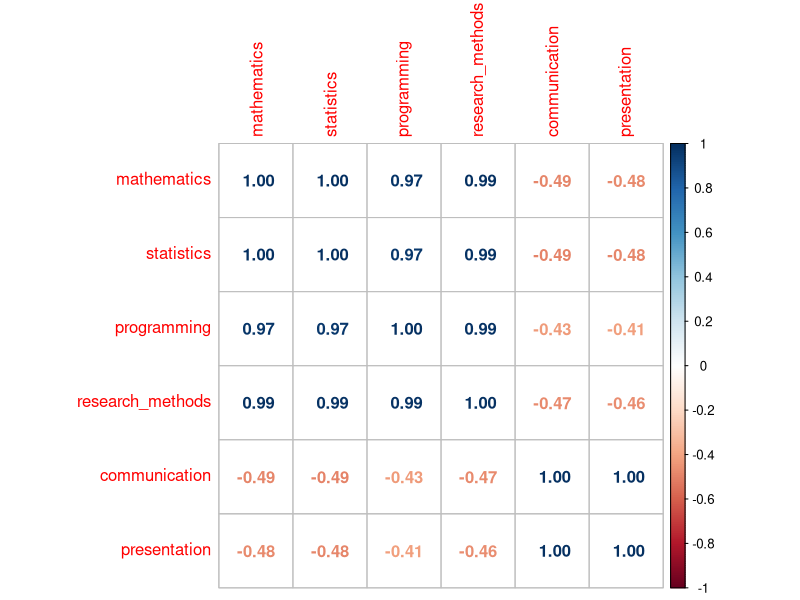
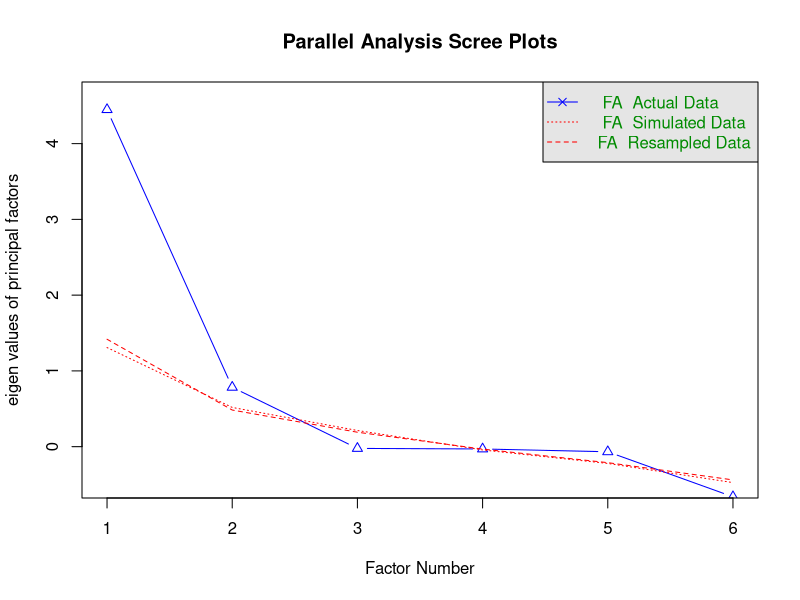
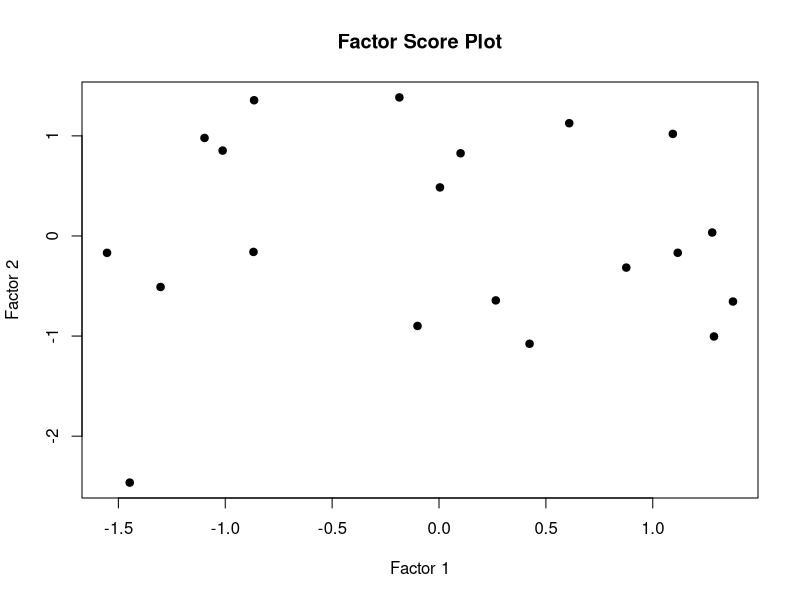

Write R code to recreate these figures, in order.
# Factor Analysis
# This script introduces Exploratory Factor Analysis (EFA)
# for identifying underlying latent factors from observed
# variables.


# --------------------------------------------------
# 1. Create a sample dataset
# --------------------------------------------------

students <- data.frame(
  mathematics = c(
    75, 82, 68, 90, 88,
    72, 95, 70, 85, 78,
    80, 91, 73, 87, 84,
    76, 89, 71, 93, 81
  ),
  statistics = c(
    78, 85, 70, 92, 90,
    75, 94, 73, 88, 80,
    82, 93, 76, 89, 86,
    79, 91, 74, 95, 83
  ),
  programming = c(
    70, 80, 65, 88, 85,
    68, 92, 72, 82, 76,
    84, 90, 69, 86, 81,
    73, 88, 67, 91, 79
  ),
  research_methods = c(
    76, 84, 72, 91, 89,
    74, 93, 75, 86, 79,
    83, 92, 74, 88, 85,
    77, 90, 73, 94, 82
  ),
  communication = c(
    68, 75, 82, 78, 85,
    80, 72, 88, 76, 90,
    84, 79, 91, 73, 87,
    81, 77, 89, 74, 86
  ),
  presentation = c(
    70, 78, 85, 80, 88,
    82, 75, 90, 79, 92,
    86, 81, 93, 76, 89,
    84, 80, 91, 77, 88
  )
)

students


# --------------------------------------------------
# 2. Inspect the correlation structure
# --------------------------------------------------

correlation_matrix <- cor(
  students
)

correlation_matrix


# --------------------------------------------------
# 3. Visualise correlations
# --------------------------------------------------

# Install once if necessary:
# install.packages("corrplot")

library(corrplot)

corrplot(
  correlation_matrix,
  method = "number"
)


# --------------------------------------------------
# 4. Assess suitability for factor analysis
# --------------------------------------------------

# Factor analysis is appropriate when variables
# share sufficient common variance.

# Kaiser-Meyer-Olkin (KMO) measure and Bartlett's
# test of sphericity can be used for assessment.

# Install once if necessary:
# install.packages("psych")

library(psych)

KMO(
  correlation_matrix
)


# Bartlett's test

cortest.bartlett(
  correlation_matrix,
  n = nrow(students)
)


# --------------------------------------------------
# 5. Determine the number of factors
# --------------------------------------------------

# Parallel analysis can help determine the
# number of factors to retain.

fa.parallel(
  students,
  fa = "fa",
  fm = "minres"
)


# --------------------------------------------------
# 6. Exploratory Factor Analysis
# --------------------------------------------------

# Suppose two factors are retained.

efa_model <- fa(
  students,
  nfactors = 2,
  rotate = "varimax",
  fm = "minres"
)

efa_model


# --------------------------------------------------
# 7. Factor loadings
# --------------------------------------------------

efa_model$loadings


# Factor loadings describe the relationship
# between observed variables and latent factors.


# --------------------------------------------------
# 8. Communalities
# --------------------------------------------------

efa_model$communality


# Communality represents the proportion of
# variance in an observed variable explained
# by the retained common factors.


# --------------------------------------------------
# 9. Uniqueness
# --------------------------------------------------

efa_model$uniquenesses


# Uniqueness represents the proportion of variance
# not explained by the common factors.


# --------------------------------------------------
# 10. Factor scores
# --------------------------------------------------

factor_scores <- factor.scores(
  students,
  efa_model
)

factor_scores$scores


# --------------------------------------------------
# 11. Factor score plot
# --------------------------------------------------

plot(
  factor_scores$scores[, 1],
  factor_scores$scores[, 2],
  pch = 19,
  xlab = "Factor 1",
  ylab = "Factor 2",
  main = "Factor Score Plot"
)


# --------------------------------------------------
# 12. Rotation
# --------------------------------------------------

# Rotation is used to obtain a more interpretable
# factor structure.
#
# Varimax:
# → Orthogonal rotation
# → Factors remain uncorrelated
#
# Oblimin:
# → Oblique rotation
# → Factors are allowed to correlate


# Example of oblique rotation

efa_oblimin <- fa(
  students,
  nfactors = 2,
  rotate = "oblimin",
  fm = "minres"
)

efa_oblimin


# --------------------------------------------------
# 13. Compare rotations
# --------------------------------------------------

efa_model$loadings

efa_oblimin$loadings


# --------------------------------------------------
# 14. Choosing the number of factors
# --------------------------------------------------

# There is no single rule that should determine
# the number of factors.
#
# Consider:
#
# - Parallel analysis
# - Scree plot
# - Eigenvalues
# - Interpretability
# - Theoretical framework
# - Number of variables
# - Sample size


# --------------------------------------------------
# 15. PCA versus Factor Analysis
# --------------------------------------------------

# PCA:
#
# Purpose:
# Dimensionality reduction
#
# Components:
# Linear combinations of observed variables
#
# Focus:
# Total variance
#
#
# Factor Analysis:
#
# Purpose:
# Identify underlying latent factors
#
# Factors:
# Latent constructs inferred from observed variables
#
# Focus:
# Common variance


# --------------------------------------------------
# 16. Factor analysis assumptions and considerations
# --------------------------------------------------

# Important considerations include:
#
# - Adequate sample size
# - Sufficient correlations among variables
# - Appropriate measurement characteristics
# - Factorability of the correlation matrix
# - Appropriate factor extraction method
# - Appropriate rotation method
# - Interpretability of factor loadings


# --------------------------------------------------
# 17. Interpretation of factor loadings
# --------------------------------------------------

# A high absolute loading indicates that an
# observed variable is strongly associated
# with a factor.
#
# Example:
#
# If:
#
# mathematics       → high loading on Factor 1
# statistics        → high loading on Factor 1
# programming       → high loading on Factor 1
#
# Factor 1 may represent a quantitative
# academic ability construct.
#
# If:
#
# communication     → high loading on Factor 2
# presentation      → high loading on Factor 2
#
# Factor 2 may represent a communication-related
# construct.
#
# The actual interpretation must be supported
# by theory and the observed loading pattern.


# --------------------------------------------------
# 18. Statistical interpretation
# --------------------------------------------------

# Exploratory Factor Analysis can be used to:
#
# - Identify latent structures
# - Reduce a set of correlated variables
#   into interpretable factors
# - Explore dimensions underlying observed measures
# - Support scale development
# - Inform subsequent statistical modelling
#
# Factor analysis should not be interpreted as
# automatically discovering "true" hidden variables.
# Factor interpretation requires statistical evidence
# and substantive/theoretical justification.


# Key idea:
#
# Observed Variables
#        ↓
# Shared Variance
#        ↓
# Latent Factors
#
# PCA asks:
# "How can I reduce many variables into fewer
# dimensions while retaining variance?"
#
# Factor Analysis asks:
# "What underlying latent factors may explain
# the correlations among observed variables?"
